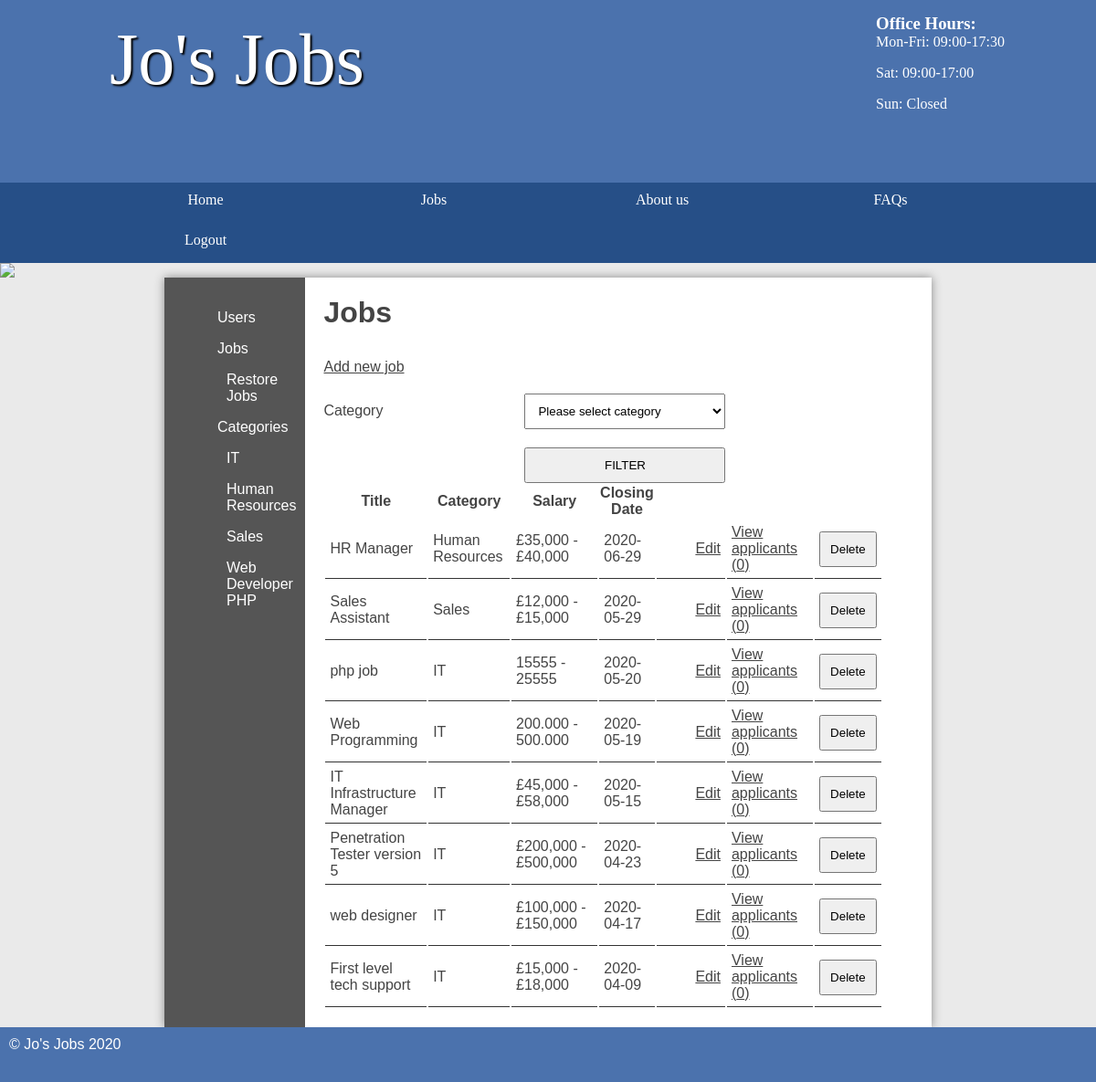
The app's page /default/public/admin/jobs.php (signed in) with its own data.
### tables this page shows
CREATE TABLE `category` (
  `id` int(11) NOT NULL AUTO_INCREMENT,
  `name` varchar(45) DEFAULT NULL,
  PRIMARY KEY (`id`)
);

CREATE TABLE `job` (
  `id` int(11) NOT NULL AUTO_INCREMENT,
  `title` varchar(45) DEFAULT NULL,
  `description` longblob,
  `salary` varchar(45) DEFAULT NULL,
  `closingDate` date DEFAULT NULL,
  `categoryId` int(11) DEFAULT NULL,
  `location` varchar(255) DEFAULT NULL,
  `record_status` smallint(6) DEFAULT '1',
  `created_by` int(11) DEFAULT NULL,
  `updated_by` int(11) DEFAULT NULL,
  PRIMARY KEY (`id`)
);

### default/public/admin/jobs.php (the view, shortened to what this page needs)
<?php session_start();
include 'inc/admin_header.php' ?>
    <section class="left">
        <?php include '../admin/inc/left_bar.php'; ?>
    </section>
	<section class="right">
		<?php if (isset($_SESSION['loggedin']) && $_SESSION['loggedin'] == true ) { ?>
			<h2>Jobs</h2>
			<?php echo ( ((isset($_SESSION['loggedin']) && $_SESSION['loggedin'] == true)) &&
			( isset($_SESSION['user_type_id']) && ($_SESSION['user_type_id'] == 1  || $_SESSION['user_type_id'] == 2 || $_SESSION['user_type_id'] == 3)) ?
				'<a class="new pull-rght" href="addjob.php">Add new job</a>': ''
			)?>
            <form action="jobs.php" method="post">
                <label class="lblCat">Category</label>
                <select name="category_id">
                    <option>Please select category</option>
                <?php try {
                    $stmt = $pdo->prepare('SELECT * FROM category');
                    $stmt->execute();
                } catch(PDOException $e) {
                    echo  $e->getMessage();
                }
                catch(Error $e) {
                    echo  $e->getMessage();
                }?>
                </select>
                <input type="submit" name="submit" value="FILTER" />
                <br>
            </form>
            <?php echo '<table>';
            echo '<thead>';
            echo '<tr>';
            echo '<th>Title</th>';
            echo '<th>Category</th>';
            echo '<th style="width: 15%">Salary</th>';
            echo '<th>Closing Date</th>';
            echo '<th style="width: 12%">&nbsp;</th>';
            echo '<th style="width: 15%">&nbsp;</th>';
            echo '<th style="width: 0%">&nbsp;</th>';
            echo '<th style="width: 5%">&nbsp;</th>';
            echo '</tr>';
            try {
                $quer_concat_string = (isset($_POST['category_id']) ? " AND jb.categoryId = '" . $_POST['category_id'] . "'" : '');
                $stmt = $pdo->query('SELECT jb.id, jb.title, jb.salary, jb.closingDate, jb.categoryId, jb.record_status, jb.description, cat.name as category_title FROM job jb, category cat WHERE jb.categoryId = cat.Id AND jb.record_status = 1 '
                    . $quer_concat_string . ' ORDER BY jb.closingDate DESC LIMIT 10 ');
            } catch(PDOException $e) {
                echo  $e->getMessage();
            } catch(Error $e) {
                echo  $e->getMessage();
            }
            foreach ($stmt as $job) {
                $applicants = $pdo->prepare('SELECT count(*) as count FROM applicants WHERE jobId = :jobId');
                $applicants->execute(['jobId' => $job['id']]);
                $applicantCount = $applicants->fetch();
                echo '<tr>';
                echo '<td>' . $job['title'] . '</td>';
                echo '<td>' . $job['category_title'] . '</td>';
                echo '<td>' . $job['salary'] . '</td>';
                echo '<td>' . $job['closingDate'] . '</td>';
                echo (
                    ((isset($_SESSION['loggedin']) && $_SESSION['loggedin'] == true)) &&
                    (isset($_SESSION['user_type_id']) && ($_SESSION['user_type_id'] == 1 || $_SESSION['user_type_id'] == 2)) ?
                    '<td><a style="float: right" href="editjob.php?id=' . $job['id'] . '">Edit</a></td>': ''
                );
                echo (
                    ((isset($_SESSION['loggedin']) && $_SESSION['loggedin'] == true)) &&
                    (isset($_SESSION['user_type_id']) && ($_SESSION['user_type_id'] == 1 || $_SESSION['user_type_id'] == 3)) ?
                    '<td><a style="float: right" href="applicants.php?id=' . $job['id'] . '">View applicants (' . $applicantCount['count'] . ')</a></td>': ''
                );
                echo '<td>
                    <form method="post" action="deletejob.php">';
                        echo (
                            ((isset($_SESSION['loggedin']) && $_SESSION['loggedin'] == true)) &&
                            (isset($_SESSION['user_type_id']) && ($_SESSION['user_type_id'] == 1 || $_SESSION['user_type_id'] == 2)) ?
                            '<input type="submit" name="submit" value="Delete" />': ''
                        );
                    echo '</form>
                </td>';
                echo '</tr>';
            }
            echo '</thead>';
            echo '</table>';
        }else { ?>
            <h2>Log in</h2>
            <?php include 'login.php'; ?>
        <?php
        }
		?>
	</section>
</main>
<?php include 'inc/admin_footer.php' ?>

### default/public/admin/inc/category_menu_li.php
<?php $categories = $pdo->query('SELECT * FROM category');
		foreach ($categories as $category) {
				echo '<li><a href="../admin/job_by_category.php?category='.$category['id'].'&Title='.$category['name'].'">'.$category['name'].'</a></li>';
} ?>

### default/public/css/styles.css (style rules this page uses)
* { margin: 0; padding: 0; }
html { font-family: 'Oxygen-Regular', verdana, sans-serif; }
body { background-color: #eaeaea; }
main a { color: #333; }
main h2 { font-size:2em; }
p, li, h2 { margin-bottom: 1em; }
form select, form label, form input, form textarea { float: left; width: 200px; padding: 10px; margin-top: 20px; }
form label { clear: left; }
.lblCat { position: relative; right: 10px; }
input[type="submit"] { clear: both; margin-left: 220px; width: 220px; }
section a { color: #444; }
form select { width: 220px; }
table { width: 100%; margin-top: 20px; }
td { padding: 5px; border-bottom: 1px solid #333; }
.stock > ul, .sidebar .left { width: 10vw; list-style-type: none; display: table-cell; padding: 10px; background-color: #555; margin: 0; }
.stock .products, .sidebar .right { display: table-cell; padding: 20px; }
.stock > ul a, .sidebar .left a { color: white; text-decoration: none; }
table td input[type="submit"] { margin: 0; float: right; width: auto; padding: auto; }
.right { padding: 20px; }

### records on screen
category: name "IT"
category: name "Human Resources"
category: name "Sales"
category: name "Web Developer PHP"
job: title "HR Manager", categoryId.name "Human Resources", salary "£35,000 - £40,000", closingDate "2020-06-29", count "0"
job: title "Sales Assistant", categoryId.name "Sales", salary "£12,000 - £15,000", closingDate "2020-05-29", count "0"
job: title "php job", categoryId.name "IT", salary "15555 - 25555", closingDate "2020-05-20", count "0"
job: title "Web Programming", categoryId.name "IT", salary "200.000 - 500.000", closingDate "2020-05-19", count "0"
job: title "IT Infrastructure Manager", categoryId.name "IT", salary "£45,000 - £58,000", closingDate "2020-05-15", count "0"
job: title "Penetration Tester version 5", categoryId.name "IT", salary "£200,000 - £500,000", closingDate "2020-04-23", count "0"
job: title "web designer", categoryId.name "IT", salary "£100,000 - £150,000", closingDate "2020-04-17", count "0"
job: title "First level tech support", categoryId.name "IT", salary "£15,000 - £18,000", closingDate "2020-04-09", count "0"
